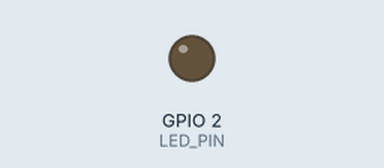
Bench run of a program on a simulated ESP8266 (NodeMCU). Shown: output pins drawn as LEDs (lit = HIGH). WiFi joins after 1.5 s; servers stay silent unless stated; uploads are accepted with an empty reply; what the program prints to the serial monitor is not drawn.

Above: at 1.15 s.
At 24.4 s:
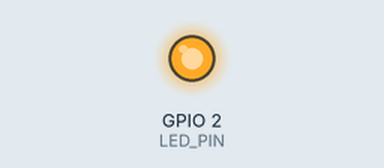
Timing chart, 0 to 25.9 s (numbered marks = the images above):
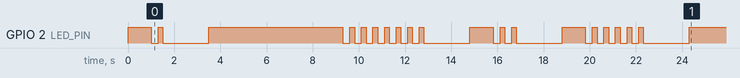

Measured:
- by itself, GPIO 2 (LED_PIN): HIGH → LOW at 1.0 s, → HIGH 0.30 s later, → LOW 0.20 s later, → HIGH 2.0 s later, … (38 changes in this stretch)

The program:

main.cpp
```cpp
#include <Arduino.h>
#include "scheduler/Scheduler.h"
#include "tasks/ConnectWifiTask.h"
#include "tasks/SendDataTask.h"
#include "global.h"
#include "util/Blinker.h"

#define LED_PIN 2

void setup() {
    Serial.begin(constants::attiny_baud);
    pinMode(LED_PIN, OUTPUT);
    digitalWrite(LED_PIN, HIGH);
    delay(1000);

    auto *connectWifiTask = new ConnectWifiTask(0);
    auto *sendDataTask = new SendDataTask(0);
    Blinker::play(START);
    connectWifiTask->setOnComplete(sendDataTask, 1000);
    Scheduler::schedule(connectWifiTask);
}

void loop() {
    Scheduler::loop();
}
```

global.h
```cpp
//
// Created by Alex on 20.08.2023.
//

#ifndef OAKLAND_ESP01_GLOBAL_H
#define OAKLAND_ESP01_GLOBAL_H


namespace constants {
    inline const char *ESP_NAME = "TestESP3";
    inline const char *SSID = "<ssid>";
    inline const char *PASS = "<pw>";
    inline const char *BASIC_AUTH = "Basic <auth>";

    inline const char *ENDPOINT = "<endpoint>";

    inline const int attiny_baud = 4800;
    inline const int default_sleep_time = 60;
}

inline unsigned short LONG = 2000;
inline unsigned short SHORT = 300;

inline unsigned short startup_pattern[] = {SHORT, LONG};
inline unsigned short startup_pattern_length = 2;

inline unsigned short wifi_connected_pattern[] = {SHORT, SHORT, LONG};
inline unsigned short wifi_connected_pattern_length = 3;

inline unsigned short data_send_pattern[] = {SHORT, SHORT, SHORT, LONG};
inline unsigned short data_send_pattern_length = 4;

inline unsigned short wifi_connection_failed_pattern[] = {SHORT, SHORT, SHORT, SHORT, LONG};
inline unsigned short wifi_connection_failed_length = 5;

inline unsigned short http_error_response_pattern[] = {SHORT, SHORT, SHORT, SHORT, SHORT, LONG};
inline unsigned short http_error_response_pattern_length = 6;

inline unsigned short sleep_response_pattern[] = {SHORT, SHORT, SHORT, SHORT, SHORT, SHORT, LONG};
inline unsigned short sleep_response_pattern_length = 7;

inline unsigned short status_read_error_pattern[] = {SHORT, SHORT, SHORT, SHORT, SHORT, SHORT, SHORT, LONG};
inline unsigned short status_read_error_pattern_length = 8;


#endif //OAKLAND_ESP01_GLOBAL_H
```

CompletableTask.cpp
```cpp
//
// Created by Alex on 20.08.2023.
//

#include "CompletableTask.h"
#include "Scheduler.h"

CompletableTask::CompletableTask(unsigned long executionOffset) : Task(executionOffset) {}

CompletableTask::CompletableTask(unsigned long executionOffset, Task *onComplete) : Task(executionOffset),
                                                                                    onComplete(onComplete) {
}

void CompletableTask::complete() {
    if (onComplete != nullptr) {
        Scheduler::schedule(onComplete, delay);
    }
}

void CompletableTask::setOnComplete(Task *onCompleteTask, long exec_delay) {
    onComplete = onCompleteTask;
    delay = exec_delay;
}
```

CompletableTask.h
```cpp
//
// Created by Alex on 20.08.2023.
//

#ifndef OAKLAND_ESP01_COMPLETABLETASK_H
#define OAKLAND_ESP01_COMPLETABLETASK_H


#include "Task.h"

class CompletableTask : public Task {
public:
    CompletableTask(unsigned long executionOffset, Task *onComplete);

    explicit CompletableTask(unsigned long executionOffset);

    void setOnComplete(Task *onCompleteTask, long delay);

protected:
    void complete();

private:
    Task *onComplete;
    long delay;
};


#endif //OAKLAND_ESP01_COMPLETABLETASK_H
```

Scheduler.cpp
```cpp
//
// Created by Alex on 04.06.2023.
//

#include "Scheduler.h"
#include "Task.h"
#include <Arduino.h>
#include <algorithm>
#include <deque>

std::deque<Task *> nextTasks;
unsigned long Scheduler::averageWaitTime;

void Scheduler::schedule(Task *task) {
    nextTasks.push_front(task);
}

void Scheduler::schedule(Task *task, int offset) {
    task->updateExecutionTime(offset);
    nextTasks.push_front(task);
}

void Scheduler::loop() {
    Task *nextTask = getNextTaskToExecute();
    if (nextTask == nullptr) { return; }
    nextTask->run();
    auto sleepTime = detectSleepTime();
    sleep(sleepTime);
}

void Scheduler::sleep(unsigned long time) {
    if (time < 10) return;
    if (time > 10) {
        delay(time);
    }
//    else {
//        Serial.println("Going to sleep");
//        Serial.println(time);
//        if (time >= INT_MAX) {
//            Serial.println("Shit we need to sleep very long");
//            Watchdog.sleep(INT_MAX);
//        } else {
//            int wasAsleep = Watchdog.sleep((int) time);
//            Serial.println(wasAsleep);
//        }
//        Serial.println("Back again");
//    }
}

unsigned long Scheduler::detectSleepTime() {
    auto nextTask = nextTasks.back();
    if (nextTask == nullptr) return 0;
    unsigned long nextExecutionTime = nextTask->getExecutionTime();
    if (nextExecutionTime <= millis()) return 0;
    return nextExecutionTime - millis();
}

Task *Scheduler::getNextTaskToExecute() {
    if (nextTasks.empty()) { return nullptr; }
    std::sort(nextTasks.begin(), nextTasks.end(),
              [](const Task *a, const Task *b) { return (a->getExecutionTime() > b->getExecutionTime()); });
    Task *nextTask = nextTasks.back();
    if (nextTask->getExecutionTime() > millis()) return nullptr;
    nextTasks.pop_back();
    return nextTask;
}
```

Scheduler.h
```cpp
//
// Created by Alex on 04.06.2023.
//

#ifndef PLAYGROUND_SCHEDULER_H
#define PLAYGROUND_SCHEDULER_H


#include "Task.h"

class Scheduler {
private:
    static Task *getNextTaskToExecute();

    static unsigned long detectSleepTime();

    static void sleep(unsigned long delay);

public:
    static unsigned long averageWaitTime;

    static void schedule(Task *task);

    static void schedule(Task *task, int offset);

    static void loop();
};


#endif //PLAYGROUND_SCHEDULER_H
```

Task.cpp
```cpp
//
// Created by Alex on 05.06.2023.
//

#include "Task.h"
#include <Arduino.h>

Task::Task(unsigned long executionOffset) {
    this->executionTime = millis() + executionOffset;
}

void Task::run() {
}

void Task::updateExecutionTime(unsigned long offset) {
    executionTime = millis() + offset;
}

unsigned long Task::getExecutionTime() const {
    return executionTime;
}
```

Task.h
```cpp
//
// Created by Alex on 05.06.2023.
//

#ifndef PLAYGROUND_TASK_H
#define PLAYGROUND_TASK_H


class Task {
private:
    unsigned long executionTime;
public:
    explicit Task(unsigned long executionOffset);
    virtual void run();

    void updateExecutionTime(unsigned long execTime);

    unsigned long getExecutionTime() const;
};


#endif //PLAYGROUND_TASK_H
```

ConnectWifiTask.cpp
```cpp
//
// Created by Alex on 11.08.2023.
//

#include <ESP8266WiFi.h>
#include "ConnectWifiTask.h"
#include "scheduler/Scheduler.h"
#include "global.h"
#include "util/Blinker.h"

bool wait_for_connection = false;

ConnectWifiTask::ConnectWifiTask(unsigned long executionOffset) : CompletableTask(executionOffset) {}


void ConnectWifiTask::run() {
    if (!wait_for_connection) {
        WiFi.begin(constants::SSID, constants::PASS);
        wait_for_connection = true;
    }
    if (WiFi.status() == WL_CONNECT_FAILED) {
        Blinker::play(WIFI_CONNECT_FAILED);
        wait_for_connection = false;
        Scheduler::schedule(this, 5000);
        return;
    }

    if (WiFi.status() == WL_CONNECTED) {
        Blinker::play(WIFI_CONNECTED);
        complete();
        return;
    }
    Scheduler::schedule(this, 500);
}
```

ConnectWifiTask.h
```cpp
//
// Created by Alex on 11.08.2023.
//

#ifndef OAKLAND_ESP01_CONNECTWIFITASK_H
#define OAKLAND_ESP01_CONNECTWIFITASK_H


#include "scheduler/Task.h"
#include "scheduler/CompletableTask.h"

class ConnectWifiTask : public CompletableTask {
public:
    explicit ConnectWifiTask(unsigned long executionOffset);

protected:
    void run() override;
};


#endif //OAKLAND_ESP01_CONNECTWIFITASK_H
```

LedBlinkTask.cpp
```cpp
//
// Created by Alex on 19.08.2023.
//
#include "Arduino.h"
#include "LedBlinkTask.h"
#include "scheduler/Scheduler.h"

int current = 0;
int isPause = false;
int ledOnState = LOW;
int ledOffState = HIGH;

LedBlinkTask::LedBlinkTask(unsigned long executionOffset, int pin)
        : CompletableTask(executionOffset), ledPin(pin) {
    pinMode(ledPin, OUTPUT);
    running = false;
    patternLength = 0;
}


void LedBlinkTask::run() {
    if (current < patternLength) {
        running = true;
        if (!isPause) {

            digitalWrite(ledPin, ledOnState);
            Scheduler::schedule(this, pattern[current]);
            current++;
        } else {
            digitalWrite(ledPin, ledOffState);
            Scheduler::schedule(this, 200);
        }
        isPause = !isPause;
    } else {
        current = 0;
        isPause = false;
        running = false;
        digitalWrite(ledPin, ledOffState);
        complete();
    }
}
```

LedBlinkTask.h
```cpp
//
// Created by Alex on 19.08.2023.
//

#ifndef OAKLAND_ESP01_LEDBLINKTASK_H
#define OAKLAND_ESP01_LEDBLINKTASK_H


#include "scheduler/Task.h"
#include "scheduler/CompletableTask.h"

class LedBlinkTask : public CompletableTask {
public:
    LedBlinkTask(unsigned long executionOffset, int pin);

    void run() override;

    bool running;


    unsigned short patternLength;
    unsigned short *pattern;
private:
    int ledPin;


};

#endif //OAKLAND_ESP01_LEDBLINKTASK_H
```

SendDataTask.cpp
```cpp
//
// Created by Alex on 11.08.2023.
//

#include <WiFiClientSecure.h>
#include <ESP8266HTTPClient.h>
#include "SendDataTask.h"
#include "global.h"
#include "util/Blinker.h"
#include "util/TinyApi.h"
#include "scheduler/Scheduler.h"
#include "SleepTask.h"
#include <ArduinoJson.h>

SendDataTask::SendDataTask(unsigned long executionOffset) : CompletableTask(executionOffset) {

}


void SendDataTask::run() {
    WiFiClientSecure client;

    client.setInsecure();
    client.connect(constants::ENDPOINT, 443);

    HTTPClient http;

    String serverPath = constants::ENDPOINT;
    serverPath.concat(constants::ESP_NAME);

    // Your Domain name with URL path or IP address with path
    http.begin(client, serverPath.c_str());

    String payload = R"({"attiny": ")";
    payload.concat(TinyApi::getState());
    payload.concat("\"}");
    // Send HTTP GET request
    http.addHeader("Content-Type", "application/json");
    http.addHeader("Authorization", constants::BASIC_AUTH);

    int httpResponseCode = http.POST(payload);

    if (httpResponseCode == 200) {
        StaticJsonDocument<96> config;

        String response = http.getString();
        DeserializationError error = deserializeJson(config, response.c_str(), response.length());

        if (error) {
            Blinker::play(HTTP_ERROR);
            return;
        }

        int sleep_time = config["s"];
        Blinker::play(DATA_SEND);
        Scheduler::schedule(new SleepTask(5000, sleep_time));

    } else if (httpResponseCode == 400) {
        Blinker::play(HTTP_ERROR);
        Scheduler::schedule(this, 1000 * 10);
        return;
    } else if (httpResponseCode < 0) {
        Blinker::play(HTTP_ERROR);
        Scheduler::schedule(new SleepTask(5000));
        return;
    } else {
        Scheduler::schedule(new SleepTask(4000));
        Blinker::play(HTTP_ERROR);
    }


    // Free resources
    http.end();
    complete();
}
```

SendDataTask.h
```cpp
//
// Created by Alex on 11.08.2023.
//

#ifndef OAKLAND_ESP01_SENDDATATASK_H
#define OAKLAND_ESP01_SENDDATATASK_H


#include "scheduler/Task.h"
#include "scheduler/CompletableTask.h"

class SendDataTask : public CompletableTask {

public:
    explicit SendDataTask(unsigned long executionOffset);

    void run() override;
};


#endif //OAKLAND_ESP01_SENDDATATASK_H
```

SleepTask.cpp
```cpp
//
// Created by Alex on 17.08.2023.
//

#include "SleepTask.h"
#include "scheduler/Scheduler.h"
#include "util/TinyApi.h"
#include "global.h"

#define LED_PIN 2

SleepTask::SleepTask(unsigned long executionOffset, long sleepTime) : Task(executionOffset), sleepTime(sleepTime) {

}

SleepTask::SleepTask(unsigned long executionOffset) : Task(executionOffset) {
    sleepTime = constants::default_sleep_time;
}


void SleepTask::run() {
    bool success = TinyApi::sleep(sleepTime);
    if (!success) {
        Scheduler::schedule(this, 20 * 1000);
    }
}
```

SleepTask.h
```cpp
//
// Created by Alex on 17.08.2023.
//

#ifndef OAKLAND_ESP01_SLEEPTASK_H
#define OAKLAND_ESP01_SLEEPTASK_H


#include "scheduler/Task.h"

class SleepTask : public Task {
private:
    long sleepTime;
protected:
    void run() override;

public:
    explicit SleepTask(unsigned long executionOffset, long sleepTime);
    explicit SleepTask(unsigned long executionOffset);
};


#endif //OAKLAND_ESP01_SLEEPTASK_H
```

Blinker.cpp
```cpp
//
// Created by Alex on 20.08.2023.
//

#include "Arduino.h"
#include "Blinker.h"
#include "global.h"
#include "scheduler/Scheduler.h"

static std::deque<Sequence> sequences;
static LedBlinkTask *task = new LedBlinkTask(0, 2);

void Blinker::run() {
    if (!task->running && !sequences.empty()) {
        play(sequences.back());
        sequences.pop_back();
    }
}

void Blinker::play(Sequence sequence) {
    if (task->running) {
        sequences.push_front(sequence);
    } else {

        task->running = true;
        setPattern(sequence);

        task->setOnComplete(new Blinker(0), 1000);

        Scheduler::schedule(task);
    }
}

void Blinker::setPattern(Sequence sequence) {
    switch (sequence) {
        case START: {
            task->pattern = startup_pattern;
            task->patternLength = startup_pattern_length;
            break;
        }
        case WIFI_CONNECTED: {
            task->pattern = wifi_connected_pattern;
            task->patternLength = wifi_connected_pattern_length;
            break;
        }
        case WIFI_CONNECT_FAILED: {
            task->pattern = wifi_connection_failed_pattern;
            task->patternLength = wifi_connection_failed_length;
            break;
        }
        case HTTP_ERROR: {
            task->pattern = http_error_response_pattern;
            task->patternLength = http_error_response_pattern_length;
            break;
        }
        case SLEEP_RESPONSE: {
            task->pattern = sleep_response_pattern;
            task->patternLength = sleep_response_pattern_length;
            break;
        }
        case DATA_SEND: {
            task->pattern = data_send_pattern;
            task->patternLength = data_send_pattern_length;
            break;
        }
        case STATUS_READ_ERROR: {
            task->pattern = status_read_error_pattern;
            task->patternLength = status_read_error_pattern_length;
            break;
        }
    }

}

Blinker::Blinker(unsigned long executionOffset) : Task(executionOffset) {}
```

Blinker.h
```cpp
//
// Created by Alex on 20.08.2023.
//

#ifndef OAKLAND_ESP01_BLINKER_H
#define OAKLAND_ESP01_BLINKER_H

#include <deque>
#include "scheduler/Task.h"
#include "../tasks/LedBlinkTask.h"

enum Sequence {
    START,
    WIFI_CONNECTED,
    WIFI_CONNECT_FAILED,
    DATA_SEND,
    HTTP_ERROR,
    SLEEP_RESPONSE,
    STATUS_READ_ERROR,
};

class Blinker : public Task {
public:
    explicit Blinker(unsigned long executionOffset);

    static void play(Sequence sequence, Task *onComplete);

    static void play(Sequence sequence);

    void run() override;

private:
    static void setPattern(Sequence sequence);
};


#endif //OAKLAND_ESP01_BLINKER_H
```

TinyApi.cpp
```cpp
//
// Created by Alex on 26.08.2023.
//
#include "TinyApi.h"
#include "Blinker.h"

bool TinyApi::sleep(long duration) {
    Serial.print("S");
    Serial.print(argument_delimiter);
    Serial.print(duration);
    Serial.print(end_of_command);
    String response = Serial.readStringUntil(end_of_command);
    if (response.startsWith("!")) {
        Blinker::play(STATUS_READ_ERROR);
    }
    return response.startsWith("#S:");
}

String TinyApi::getState() {
    {
        String arguments;
        String response;
        short retryCount = 0;
        bool validRead;
        do {
            validRead = false;
            Serial.print("H");
            Serial.print(end_of_command);
            response = Serial.readStringUntil(end_of_command);
            if (response.startsWith("!")) {
                Blinker::play(STATUS_READ_ERROR);
                while (Serial.available() > 0) {
                    Serial.read();
                }
                continue;
            }
            if (response.startsWith("#H")) {
                int idxDelimiter = response.lastIndexOf(argument_delimiter);

                if (idxDelimiter > 0) {
                    arguments = response.substring(idxDelimiter + 1);
                    validRead = true;
                }
            }
            delay(100);
            retryCount++;
        } while ((arguments.isEmpty() || !validRead) && retryCount <= 3);

        if (arguments.isEmpty()) {
            Blinker::play(STATUS_READ_ERROR);
        }

        return arguments;
    }
}
```

TinyApi.h
```cpp
//
// Created by Alex on 26.08.2023.
//

#ifndef OAKLAND_ESP01_TINYAPI_H
#define OAKLAND_ESP01_TINYAPI_H
#include <Arduino.h>

class TinyApi {
private:
    const static char end_of_command = ';';
    const static char argument_delimiter = ':';

public:
    static bool sleep(long duration);

    static String getState();


};


#endif //OAKLAND_ESP01_TINYAPI_H
```
